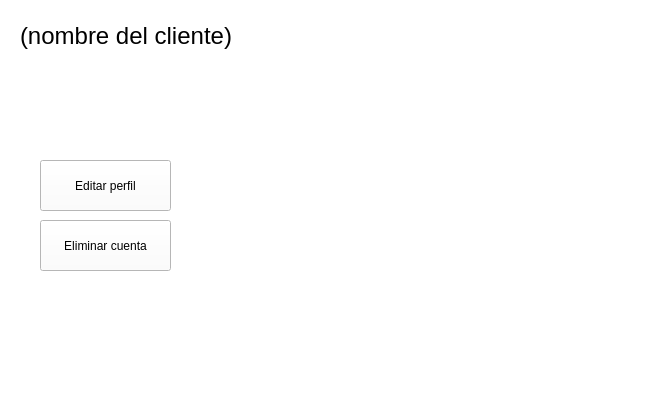
<?xml version="1.0" encoding="UTF-8"?>
<ui version="4.0">
 <class>perfilCliente</class>
 <widget class="QWidget" name="perfilCliente">
  <property name="geometry">
   <rect>
    <x>0</x>
    <y>0</y>
    <width>657</width>
    <height>414</height>
   </rect>
  </property>
  <property name="windowTitle">
   <string>Form</string>
  </property>
  <property name="styleSheet">
   <string notr="true">background-color: rgb(255, 255, 255);</string>
  </property>
  <widget class="QPushButton" name="pushButton_2">
   <property name="geometry">
    <rect>
     <x>670</x>
     <y>490</y>
     <width>75</width>
     <height>23</height>
    </rect>
   </property>
   <property name="text">
    <string>Cancelar</string>
   </property>
  </widget>
  <widget class="QLabel" name="label_8">
   <property name="geometry">
    <rect>
     <x>290</x>
     <y>460</y>
     <width>81</width>
     <height>16</height>
    </rect>
   </property>
   <property name="text">
    <string>No. de Placa:</string>
   </property>
  </widget>
  <widget class="QLineEdit" name="lineEdit_8">
   <property name="geometry">
    <rect>
     <x>430</x>
     <y>460</y>
     <width>241</width>
     <height>20</height>
    </rect>
   </property>
  </widget>
  <widget class="QPushButton" name="pushButton">
   <property name="geometry">
    <rect>
     <x>40</x>
     <y>160</y>
     <width>131</width>
     <height>51</height>
    </rect>
   </property>
   <property name="text">
    <string>Editar perfil</string>
   </property>
  </widget>
  <widget class="QPushButton" name="pushButton_3">
   <property name="geometry">
    <rect>
     <x>40</x>
     <y>220</y>
     <width>131</width>
     <height>51</height>
    </rect>
   </property>
   <property name="text">
    <string>Eliminar cuenta</string>
   </property>
  </widget>
  <widget class="QStackedWidget" name="stackedWidget">
   <property name="geometry">
    <rect>
     <x>190</x>
     <y>70</y>
     <width>451</width>
     <height>321</height>
    </rect>
   </property>
   <property name="currentIndex">
    <number>0</number>
   </property>
   <widget class="QWidget" name="logo"/>
   <widget class="QWidget" name="editar">
    <widget class="QLineEdit" name="lineEdit_6">
     <property name="geometry">
      <rect>
       <x>170</x>
       <y>180</y>
       <width>241</width>
       <height>20</height>
      </rect>
     </property>
    </widget>
    <widget class="QLabel" name="label_5">
     <property name="geometry">
      <rect>
       <x>40</x>
       <y>110</y>
       <width>81</width>
       <height>16</height>
      </rect>
     </property>
     <property name="text">
      <string>Contraseña:</string>
     </property>
    </widget>
    <widget class="QLineEdit" name="lineEdit_5">
     <property name="geometry">
      <rect>
       <x>170</x>
       <y>150</y>
       <width>241</width>
       <height>20</height>
      </rect>
     </property>
    </widget>
    <widget class="QLabel" name="label_9">
     <property name="geometry">
      <rect>
       <x>40</x>
       <y>180</y>
       <width>71</width>
       <height>16</height>
      </rect>
     </property>
     <property name="text">
      <string>CVV:</string>
     </property>
    </widget>
    <widget class="QLabel" name="label_10">
     <property name="geometry">
      <rect>
       <x>40</x>
       <y>220</y>
       <width>81</width>
       <height>16</height>
      </rect>
     </property>
     <property name="text">
      <string>No. de Placa:</string>
     </property>
    </widget>
    <widget class="QLineEdit" name="lineEdit_4">
     <property name="geometry">
      <rect>
       <x>170</x>
       <y>110</y>
       <width>241</width>
       <height>20</height>
      </rect>
     </property>
    </widget>
    <widget class="QLineEdit" name="lineEdit_9">
     <property name="geometry">
      <rect>
       <x>170</x>
       <y>220</y>
       <width>241</width>
       <height>20</height>
      </rect>
     </property>
    </widget>
    <widget class="QLineEdit" name="lineEdit_3">
     <property name="geometry">
      <rect>
       <x>170</x>
       <y>70</y>
       <width>241</width>
       <height>20</height>
      </rect>
     </property>
    </widget>
    <widget class="QLabel" name="label_6">
     <property name="geometry">
      <rect>
       <x>40</x>
       <y>150</y>
       <width>81</width>
       <height>16</height>
      </rect>
     </property>
     <property name="text">
      <string>No. Tarjeta:</string>
     </property>
    </widget>
    <widget class="QLabel" name="label_4">
     <property name="geometry">
      <rect>
       <x>40</x>
       <y>70</y>
       <width>110</width>
       <height>16</height>
      </rect>
     </property>
     <property name="text">
      <string>Correo electronico:</string>
     </property>
    </widget>
    <widget class="QPushButton" name="pushButton_4">
     <property name="geometry">
      <rect>
       <x>230</x>
       <y>280</y>
       <width>75</width>
       <height>23</height>
      </rect>
     </property>
     <property name="text">
      <string>Cancelar</string>
     </property>
    </widget>
    <widget class="QPushButton" name="pushButton_5">
     <property name="geometry">
      <rect>
       <x>310</x>
       <y>280</y>
       <width>101</width>
       <height>23</height>
      </rect>
     </property>
     <property name="text">
      <string>Guardar cambios</string>
     </property>
    </widget>
   </widget>
   <widget class="QWidget" name="eliminar">
    <widget class="QTextEdit" name="textEdit">
     <property name="geometry">
      <rect>
       <x>20</x>
       <y>20</y>
       <width>411</width>
       <height>241</height>
      </rect>
     </property>
    </widget>
    <widget class="QPushButton" name="pushButton_6">
     <property name="geometry">
      <rect>
       <x>350</x>
       <y>280</y>
       <width>81</width>
       <height>23</height>
      </rect>
     </property>
     <property name="text">
      <string>Aceptar</string>
     </property>
    </widget>
    <widget class="QPushButton" name="pushButton_7">
     <property name="geometry">
      <rect>
       <x>270</x>
       <y>280</y>
       <width>75</width>
       <height>23</height>
      </rect>
     </property>
     <property name="text">
      <string>Cancelar</string>
     </property>
    </widget>
   </widget>
  </widget>
  <widget class="QLabel" name="label">
   <property name="geometry">
    <rect>
     <x>20</x>
     <y>20</y>
     <width>251</width>
     <height>31</height>
    </rect>
   </property>
   <property name="font">
    <font>
     <pointsize>18</pointsize>
    </font>
   </property>
   <property name="text">
    <string>(nombre del cliente)</string>
   </property>
  </widget>
 </widget>
 <resources/>
 <connections/>
</ui>
